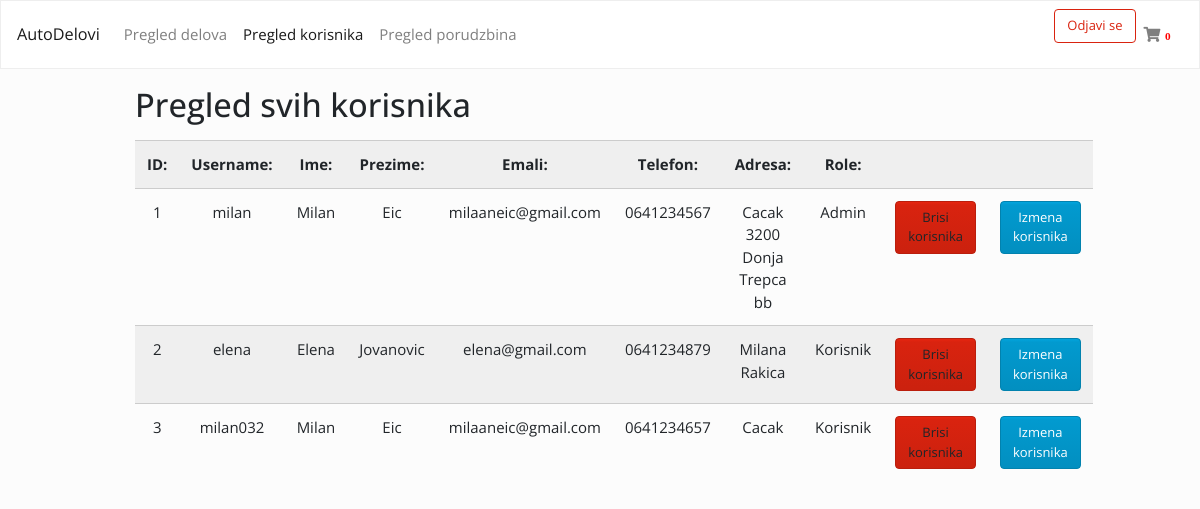
The page /portal/pregled-korisnika.php (signed in) on the database its author committed.
### tables this page shows
CREATE TABLE `users` (
  `id` int(11) NOT NULL,
  `ime` varchar(255) NOT NULL,
  `prezime` varchar(255) NOT NULL,
  `email` varchar(255) NOT NULL,
  `username` varchar(255) NOT NULL,
  `password` varchar(255) NOT NULL,
  `telefon` varchar(20) NOT NULL,
  `adresa` varchar(50) NOT NULL,
  `role` int(11) NOT NULL
);

### portal/pregled-korisnika.php (the view, shortened to what this page needs)
<!DOCTYPE html>
<html lang="en">
<head>
    <link rel="stylesheet" type="text/css" href="css/bootstrap.min.css">
    <link rel="stylesheet" type="text/css" href="css/style.css">
    <link rel="stylesheet" href="https://cdnjs.cloudflare.com/ajax/libs/font-awesome/5.12.1/css/all.min.css">
</head>
<body>
    <header>
        <nav class="navbar navbar-expand-lg navbar-light bg-light">
            <a class="navbar-brand" href="">AutoDelovi</a>
            <div class="collapse navbar-collapse" id="navbarColor03">
                <ul class="navbar-nav mr-auto">
                    <ul class="navbar-nav mr-auto">
                        <li class="nav-item ">
                            <a class="nav-link" href="admin.php">Pregled delova</a>
                        </li>
                        <li class="nav-item active">
                            <a class="nav-link" href="pregled-korisnika.php">Pregled korisnika<span class="sr-only">(current)</span></a>
                        </li>
                        <li class="nav-item">
                            <a class="nav-link" href="pregled-porudzbina.php">Pregled porudzbina</a>
                        </li>
                    </ul>
                </ul>
                <ul class="navbar-nav right">
                    <?php if (isset($_SESSION['userId'])) {
                        echo '<form action="php/logout.php">
    <input type="submit" value="Odjavi se" name="submit-logout" class="btn btn-outline-primary">
    </form>';
                    } else {
                        echo '
    <li class="nav-item">
    <a class="nav-link" data-toggle="modal" data-target=".bd-example-modal-lg"><i class="fas fa-user"></i></a>
    </li>';
                    } ?>
                    <li class="nav-item">
                        <a class="nav-link" href=""><i class="fas fa-shopping-cart"><span class="badge" style="color:red;">0</span></i></a>
                    </li>
                </ul>
            </div>
        </nav>
    </header>
    <main>
        <div class="container">
            <h1 class="mt-3 mb-3">Pregled svih korisnika</h1>
            <table class="table table-striped">
                <tr>
                    <th class="text-center">ID:</th>
                    <th class="text-center">Username:</th>
                    <th class="text-center">Ime:</th>
                    <th class="text-center">Prezime:</th>
                    <th class="text-center">Emali:</th>
                    <th class="text-center">Telefon:</th>
                    <th class="text-center">Adresa:</th>
                    <th class="text-center">Role:</th>
                    <th></th>
                    <th></th>
                </tr>
                <?php
                include 'php/dbConfig.php';
                $query = "SELECT * FROM users";
                $statement = $connect->prepare($query);
                $statement->execute();
                $result = $statement->fetchAll();
                $total_row = $statement->rowCount();
                if ($total_row > 0) {
                    foreach ($result as $row) { ?>
                        <tr class="">
                            <td class="text-center"><?= $row['id'] ?></td>
                            <td class="text-center"><?= $row['username'] ?></td>
                            <td class="text-center"><?= $row['ime'] ?></td>
                            <td class="text-center"><?= $row['prezime'] ?></td>
                            <td class="text-center"><?= $row['email'] ?></td>
                            <td class="text-center"><?= $row['telefon'] ?></td>
                            <td class="text-center"><?= $row['adresa'] ?></td>
                            <?php if ($row['role'] == '1') { ?>
                                <td class="text-center">Admin</td>
                            <?php } else { ?>
                                <td class="text-center">Korisnik</td>
                            <?php } ?>
                            <td class="text-center"><a class="btn btn-primary" onclick="return confirm('Da li ste sigurni da zelite da obrisete korisnika?')? window.location.href='php/delete_user.php?id=<?= $row['id'] ?>':false;">Brisi korisnika</a></td>
                            <td class="text-center"><a class="btn btn-info" href="php/change_user.php?id=<?= $row['id'] ?>">Izmena korisnika</a></td>
                        </tr>
                <?php  }
                }
                ?>
            </table>
        </div>
    </main>
</body>
</html>

### portal/css/style.css (style rules this page uses)
body { font-size: 15px; }
a { color: grey; }

### portal/pregled-korisnika.php (style rules this page uses)
.container { max-width: 80%; }

### rows shown on the page
users: id "1", username "milan", ime "Milan", prezime "Eic", email "milaaneic@gmail.com", telefon "0641234567", adresa "Cacak 3200 Donja Trepca bb", shows "Admin"
users: id "2", username "elena", ime "Elena", prezime "Jovanovic", email "elena@gmail.com", telefon "0641234879", adresa "Milana Rakica", shows "Korisnik"
users: id "3", username "milan032", ime "Milan", prezime "Eic", email "milaaneic@gmail.com", telefon "0641234657", adresa "Cacak", shows "Korisnik"
